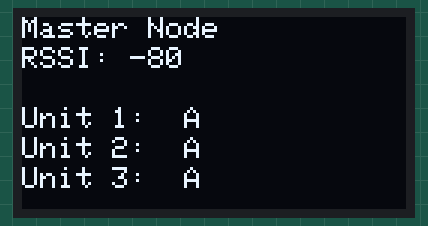
Bench run of a sketch on a simulated ESP32. On the bench: 128×64 one-colour display. WiFi joins after 1.5 s; servers stay silent unless stated; the local clock reads 2024-03-15 10:24:30 at power-on unless the sketch sets it; storage starts empty; no radio packets arrive unless stated; what the sketch prints to the serial monitor is not drawn.

Above: at 1.6 s.

The sketch:

ESP32_master.ino
```cpp
#include <WiFi.h>
#include "time.h"
#include <Wire.h>
#include <Adafruit_GFX.h>
#include <Adafruit_SSD1306.h>
#include "FS.h"
#include "SD.h"
#include "SPI.h"
#include "SPIFFS.h"
#include <LoRa.h>
#include "master_info.h"

// ThingSpeak Credentials
const char* thingspeak_server = "api.thingspeak.com"; //ThingSpeak API Server
String apiKey = API_KEY; // Write API Key
WiFiClient client;

// Network credentials
const char* ssid     = MASTER_SSID;
const char* password = MASTER_SSID;

//NTP Server Configuration
const char* ntpServer = "pool.ntp.org";
const long  gmtOffset_sec = 19800; //IST +05:30
const int   daylightOffset_sec = 0;

// Declare Variables
String date, exactTime, LoRaData, unit, threshold, red_line_current, blue_line_current, yellow_line_current, current_rms, current_rms_1, current_rms_2, current_rms_3 = "";


//OLED Screen Configuration
#define OLED_SDA 21
#define OLED_SCL 22
#define SCREEN_WIDTH 128
#define SCREEN_HEIGHT 64
#define OLED_RESET -1 // Reset pin # (or -1 if sharing Arduino reset pin)
#define SCREEN_ADDRESS 0x3C
Adafruit_SSD1306 display(SCREEN_WIDTH, SCREEN_HEIGHT, &Wire, OLED_RESET);

// Change this to match your SD card module's CS (Chip Select) pin
const int chipSelect = 2;

//define the pins used by the transceiver module
#define ss 12
#define rst 14
#define dio0 39

void localTime() // Function to get date and time
{
  struct tm timeinfo;
  if (!getLocalTime(&timeinfo)) {
    Serial.println("Failed to obtain time");
    return;
  }

  char date_array[30];      // Array to store the formatted date
  char exactTime_array[20];      // Array to store the formatted time

  strftime(date_array, sizeof(date_array), "%d-%B-%Y", &timeinfo);
  strftime(exactTime_array, sizeof(exactTime_array), "%H:%M:%S", &timeinfo);
  date = String(date_array);
  exactTime = String(exactTime_array);

}

void appendFile(fs::FS &fs, const char * path, String message){
  Serial.printf("Appending to file: %s\n", path);

  File file = fs.open(path, FILE_APPEND);
  if(!file){
    Serial.println("Failed to open file for appending");
    return;
  }
  if(file.print(message)){
    Serial.println("Message appended");
  } else {
    Serial.println("Append failed");
  }
  file.close();
}

bool checkFileExists(const char* filePath) { //Function to check if data.csv exists in the SD Card
  if (SD.begin()) { // Initialize the SD card
    if (SD.exists(filePath)) { // Check if the file exists
      return true;
    } else {
      return false;
    }
  } else {
    // Failed to initialize SD card
    Serial.println("SD card initialization failed.");
    return false;
  }
}

void receiveData() //Receive Data using LoRa module
{
  int packetSize = LoRa.parsePacket();
  if (packetSize) {
    while (LoRa.available()) {
      LoRaData = LoRa.readString();
      Serial.print(LoRaData);
    }
  }
  //print RSSI of packet
  int rssi = LoRa.packetRssi();
  Serial.print(" with RSSI "); //Check the RSSI for connectivity
  Serial.println(rssi);
  display.clearDisplay();
  display.setCursor(0,0);
  display.print("Master Node");
  display.setCursor(0,10);
  display.print("RSSI: ");
  display.print(rssi);

  // Seperate Data
  int commaPos = -1;
  for (int i = 0; i < 6; i++) {
    commaPos = LoRaData.indexOf(',');
    if (commaPos != -1) {
      if (i == 0) {
        unit = LoRaData.substring(0, commaPos);
      } else if (i == 1) {
        date = LoRaData.substring(0, commaPos);
      } else if (i == 2) {
        exactTime = LoRaData.substring(0, commaPos);
      } else if (i == 3) {
        threshold = LoRaData.substring(0, commaPos);
      } else if (i == 4) {
        red_line_current = LoRaData.substring(0, commaPos);
      } else if (i == 5) {
        blue_line_current = LoRaData.substring(0, commaPos);
      } else if (i == 6) {
        yellow_line_current = LoRaData.substring(0, commaPos);
      } else if (i == 7) {
        current_rms = LoRaData.substring(0, commaPos);
      }
      LoRaData = LoRaData.substring(commaPos + 1);
    } else {
      current_rms = LoRaData;
    }
    if (unit == "1") {
      current_rms_1 = current_rms;
    } else if (unit =="2") {
      current_rms_2 = current_rms;
    } else if (unit =="3") {
      current_rms_3 = current_rms;
    }
  }
  display.setCursor(0,30);
  display.print("Unit 1: " + current_rms_1 + " A");
  display.setCursor(0,40);
  display.print("Unit 2: " + current_rms_2 + " A");
  display.setCursor(0,50);
  display.print("Unit 3: " + current_rms_3 + " A");
  display.display();
}


void sendToCloud() //Send data to ThingSpeak Cloud
{
  if(client.connect(thingspeak_server,80)){
    String postStr = apiKey;

    postStr = "&field1=";
    postStr += String(unit);
    postStr += "&field2=";
    postStr += String(exactTime);
    postStr += "&field3=";
    postStr += String(date);
    postStr += "&field4=";
    postStr += String(threshold);
    postStr += "&field5=";
    postStr += String(red_line_current);
    postStr += "&field6=";
    postStr += String(blue_line_current);
    postStr += "&field7=";
    postStr += String(yellow_line_current);
    postStr += "&field8=";
    postStr += String(current_rms);

    client.print("POST /update HTTP/1.1\n");
    client.print("Host: api.thingspeak.com\n");
    client.print("Connection: close\n");
    client.print("X-THINGSPEAKAPIKEY: "+apiKey+"\n");
    client.print("Content-Type: application/x-www-form-urlencoded\n");
    client.print("Content-Length: ");
    client.print(postStr.length());
    client.print("\n\n");
    client.print(postStr);
    Serial.println("Success");
  }

}

void setup() {
  Serial.begin(115200);

  //Connect to WiFi
  Serial.printf("Connecting to %s ", ssid);
  WiFi.begin(ssid, password);
  while (WiFi.status() != WL_CONNECTED) {
      delay(500);
      Serial.print(".");
  }
  Serial.println("CONNECTED");

  //initalize and get the time
  configTime(gmtOffset_sec, daylightOffset_sec, ntpServer);
  localTime();
  LoRa.setPins(ss, rst, dio0);

  while (!LoRa.begin(433E6)) {
    Serial.println(".");
    delay(500);
  }
  Serial.println("LoRa Initializing OK!");

  //SD Card Config
  bool fileExists = checkFileExists("/data.csv");

  if (fileExists) {
    Serial.println("File exists.");
  } else {
    Serial.println("File does not exist.");
    appendFile(SD, "/data.csv", "unit, day, date, time, blue line, yellow line, red line, current rms\n");
  }

}

void loop() {
  localTime();
  receiveData();
  sendToCloud();
  appendFile(SD, "/data.csv", LoRaData);
}
```

master_info.h
```cpp
#define MASTER_SSID  "" //Enter the SSID
#define MASTER_PASSWORD  "" //Enter the password
#define API_KEY  ""//Enter the API Key
```
